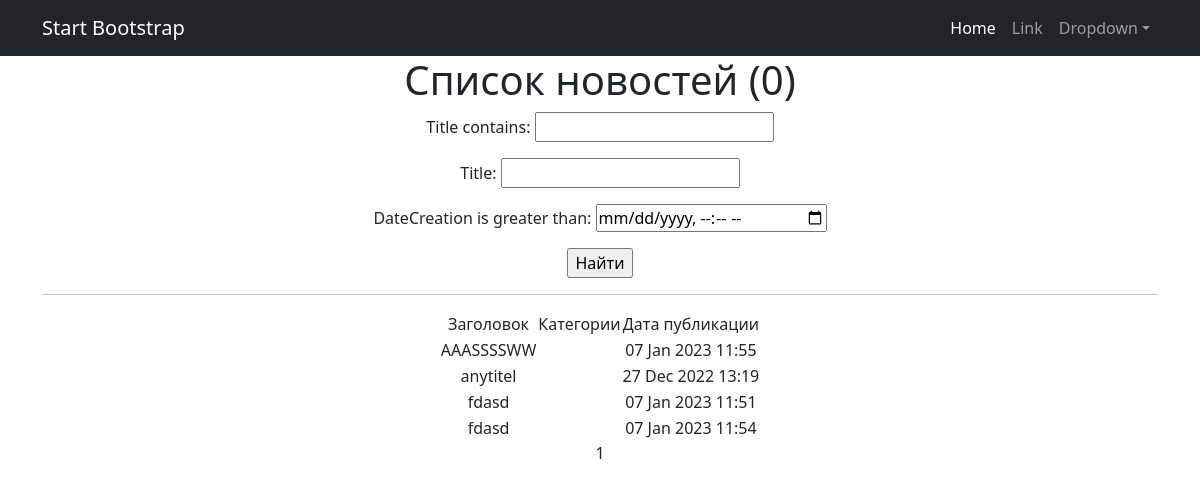
The app's page /news/search/ with its own data.
### simpleapp/models.py (models this page shows, shortened)
class Post(models.Model):
    author = models.ForeignKey(Author, on_delete=models.CASCADE)
    NEWS = 'NW'
    ARTICLE = 'AR'
    CATEGORY_CHOICES = (
        (NEWS, 'Новость'),
        (ARTICLE, 'Статья')
    )
    categoryType = models.CharField(max_length=2, choices=CATEGORY_CHOICES, default=ARTICLE)
    dateCreation = models.DateTimeField(auto_now_add=True)
    postCategory = models.ManyToManyField(CategoryN, through='PostCategory')
    title = models.CharField(max_length=128)
    text = models.TextField()
    rating = models.SmallIntegerField(default=0)

### simpleapp/views.py (the view)
class PostsSearch(ListView):
    model = Post
    ordering = 'title'
    template_name = 'search.html'
    context_object_name = 'search'
    paginate_by = 10
    def get_queryset(self):
        queryset = super().get_queryset()
        self.filterset = PostFilter(self.request.GET, queryset)
        return self.filterset.qs
    def get_context_data(self, **kwargs):
        context = super().get_context_data(**kwargs)
        context['filterset'] = self.filterset
        return context

### simpleapp/templatetags/custom_filters.py (called while the page is built)
@register.filter()
def censor(value):
   if not isinstance(value, str):
      raise TypeError(f"unresolved type '{type(value)}' expected  type 'str'")
   for word in value.split():
      if word[len(word) - 1] in specialsimbols:
         word = word[:len(word) - 1]
      if word.lower() in bad_words:
         value = value.replace(word, f"{word[0]}{'*' * (len(word) - 2)}")
   return value

### templates/search.html (shortened to what this page needs)
{% extends 'flatpages/default.html' %}
{% load custom_filters %}
{% block content %}
    <h1>Список новостей ({{ news|length }})</h1>
    <form action="" method="get">
       {{ filterset.form.as_p }}
       <input type="submit" value="Найти" />
    </form>
    <hr>
    {% if search %}
        <table style="margin-left: auto; margin-right: auto;">
            <tr>
                <td>Заголовок</td>
                <td>Категории</td>
                <td>Дата публикации</td>
            </tr>
            {% for new in search %}
            <tr>
                <td>{{ new.title|censor }}</td>
                <td>{{ new.category_type }}</td>
                <td>{{ new.dateCreation|date:'d M Y H:i' }}</td>
            </tr>
            {% endfor %}
        </table>
    {% else %}
        <h2>Новостей нет!</h2>
    {% endif %}
   {{ page_obj.number }}
{% endblock content %}

### records on screen
Post: title|censor "AAASSSSWW", dateCreation "07 Jan 2023 11:55"
Post: title|censor "anytitel", dateCreation "27 Dec 2022 13:19"
Post: title|censor "fdasd", dateCreation "07 Jan 2023 11:51"
Post: title|censor "fdasd", dateCreation "07 Jan 2023 11:54"

### other values on screen
{{ news|length }} "0"
{{ page_obj.number }} "1"
